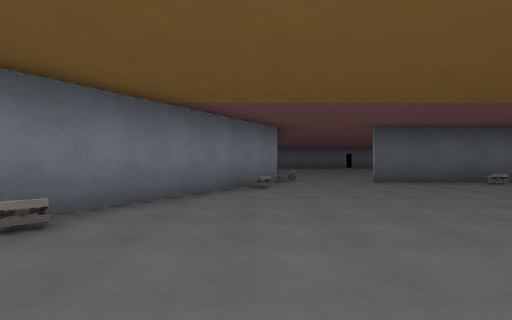
view 1 (above)

19 first-person views from a walk through a 3-D level made in the Godot game engine. The camera is 1.4 m above the floor, looks level and sees 80° across. The floor is counted in squares, 2.53 m on a side. Each view is taken from the middle of a square. On the plan, view 1 faces up. The plan holds only what a view shows up to about 9 squares ahead; the rest is blank. The place goes on beyond the plan. Flat picture figures and markers are left out. Characters and animated objects are left out. Surface patterns are stand-ins for the level's own textures.

view 2
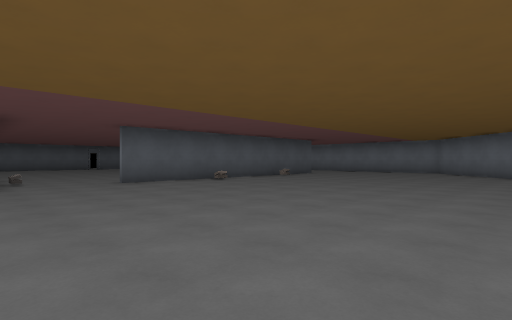

view 3
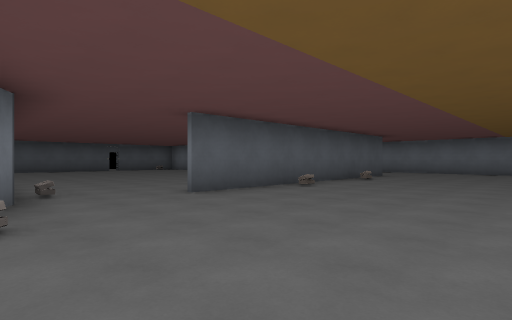

view 4
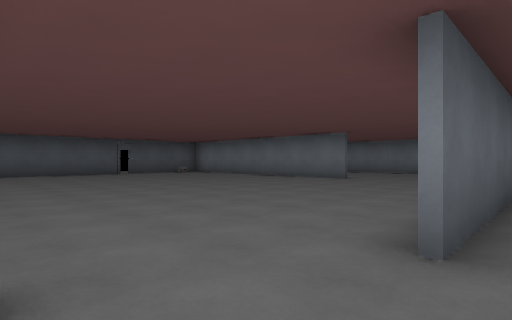

view 5
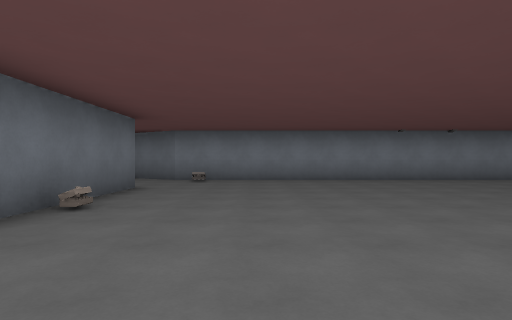

view 6
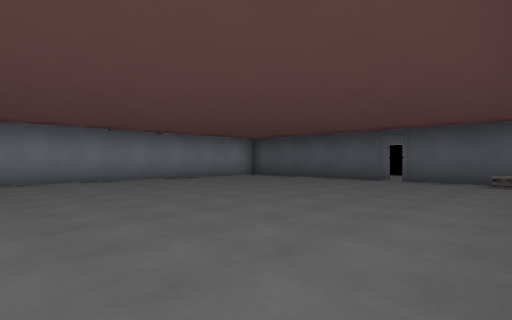

view 7
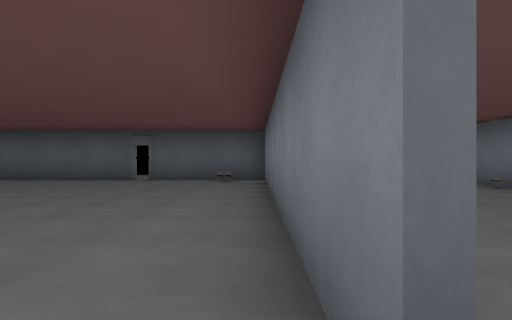

view 8
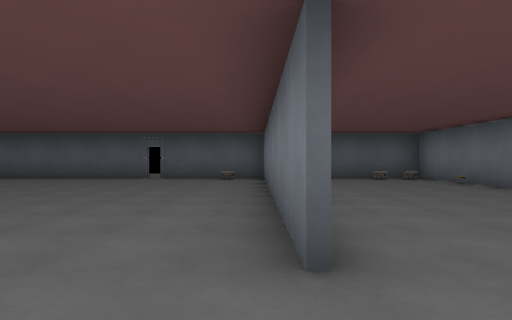

view 9
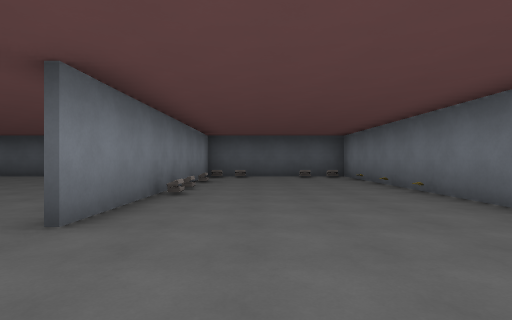

view 10
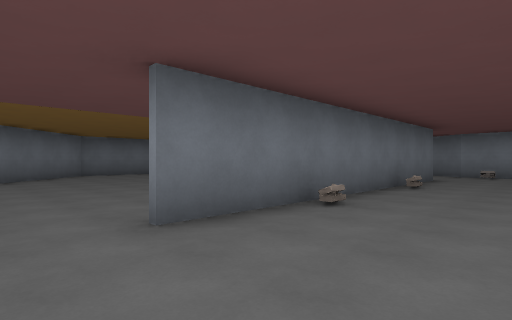

view 11
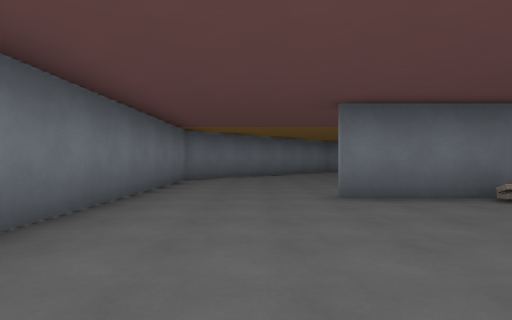

view 12
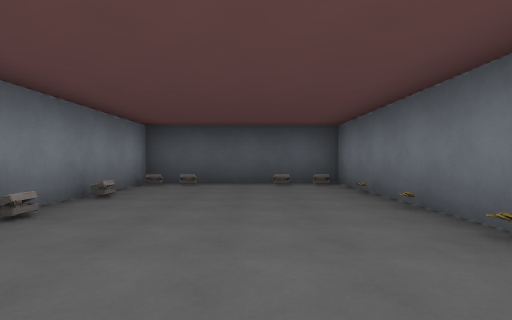

view 13
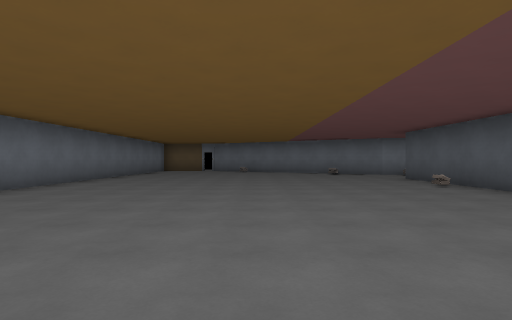

view 14
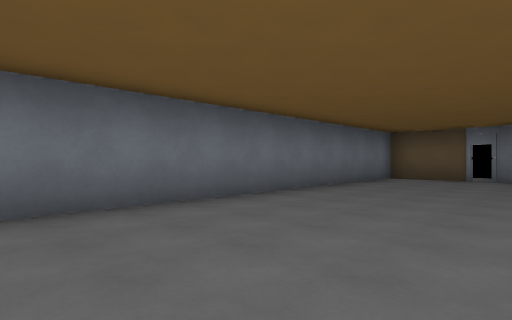

view 15
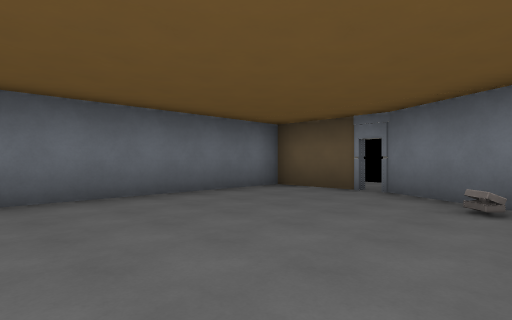

view 16
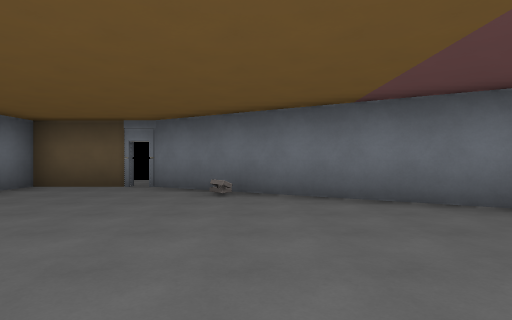

view 17
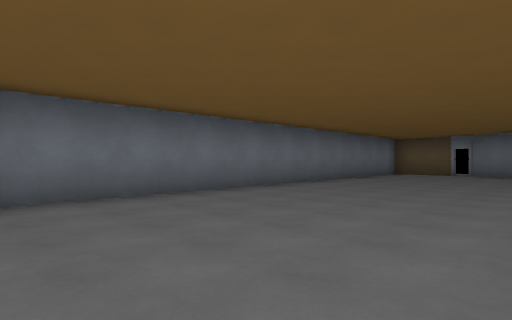

view 18
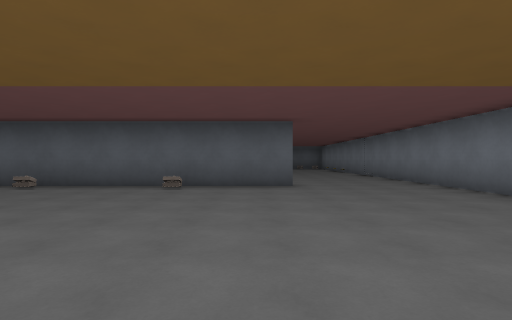

view 19
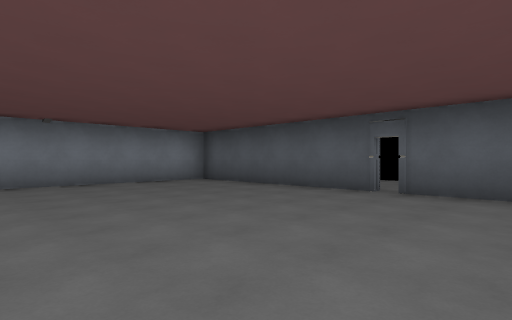

### Floor plan
Key: @ floor where view 1 was taken; # wall or solid block; . main floor; : floor 3.75 m higher than the main floor; / step, stairs or slope; A ammo; O other object.
Columns run from 4 left of view 1 to 14 right of it. Each row starts with its distance up from view 1.
 19     ###############
 18     #........#....:
 17     #........#A...:
 16     #........#....:
 15     #........#A...:
 14     #........#A...:
 13     #........#....:
 12     #........#....:
 11     #.............
 10     #.............:
  9     #.............:
  8     #A....O..O....:
  7     :..## O##O#...:
  6    :A.............:
  5    #..............:
  4   ##..............:
  3   .............../
  2   A.............
  1  /............./
  0 ##..@........./
 -1  #.........../
 -2  #############

Where each view was taken, in squares from view 1:
view 1: 0 up, 0 right, facing up
view 2: 0 up, 0 right, facing up-right
view 3: 3 up, 0 right, facing up-right
view 4: 7 up, 1 right, facing up-right
view 5: 10 up, 9 right, facing left
view 6: 11 up, 9 right, facing up-left
view 7: 11 up, 9 right, facing up
view 8: 10 up, 9 right, facing up
view 9: 9 up, 11 right, facing up
view 10: 10 up, 12 right, facing down-left
view 11: 12 up, 12 right, facing down
view 12: 12 up, 12 right, facing up
view 13: 3 up, 12 right, facing left
view 14: 2 up, 6 right, facing down-left
view 15: 3 up, 2 right, facing down-left
view 16: 3 up, 3 right, facing left
view 17: 3 up, 9 right, facing down-left
view 18: 1 up, 10 right, facing up
view 19: 14 up, 8 right, facing up-left
